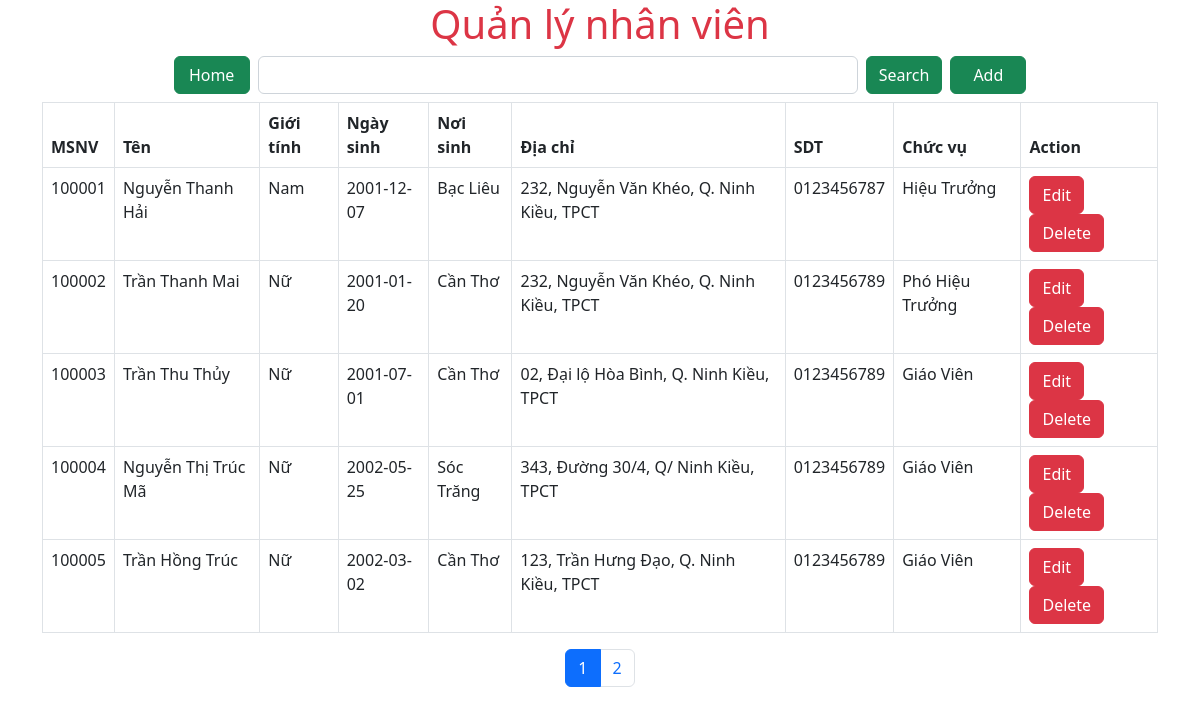
/qlns/app/Views/nhanvien/nhanvien.php, run on an earlier commit of the app's database.
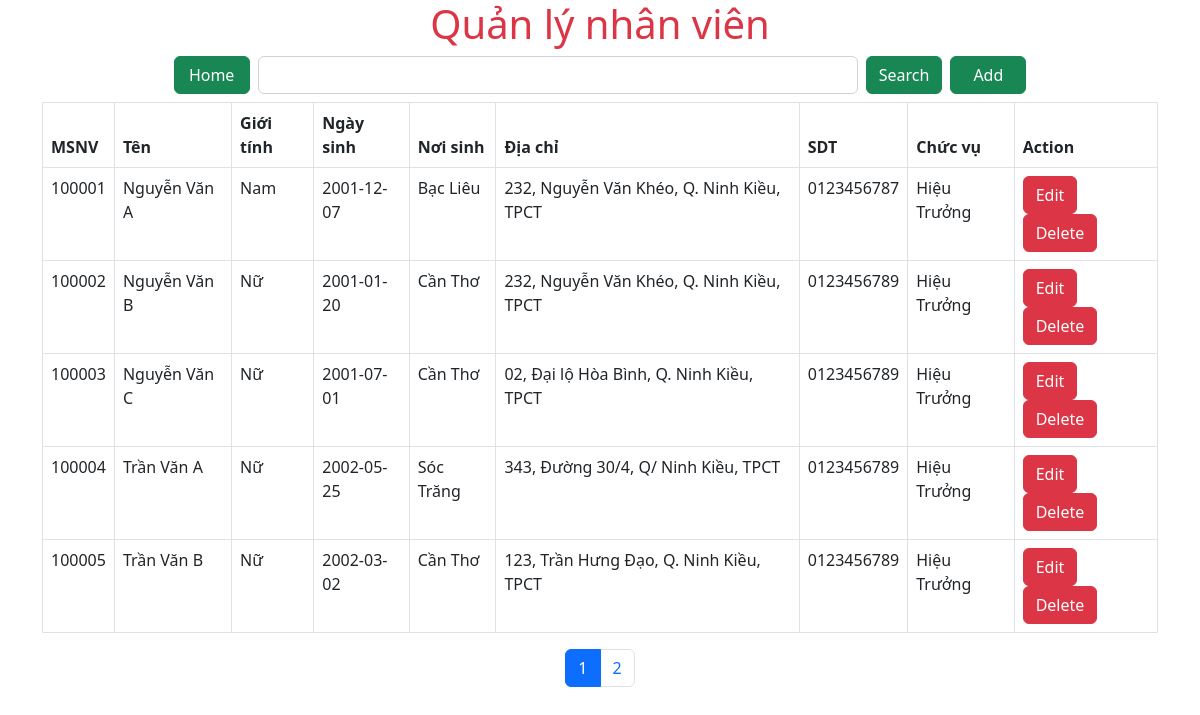
And on a later commit of the database.
### tables this page shows
CREATE TABLE `nhanvien` (
  `msnv` int(6) UNSIGNED NOT NULL,
  `hoten` varchar(45) DEFAULT NULL,
  `gioiTinh` char(3) DEFAULT NULL,
  `ngaySinh` date DEFAULT NULL,
  `noiSinh` varchar(40) DEFAULT NULL,
  `diaChi` varchar(100) DEFAULT NULL,
  `sdt` text DEFAULT NULL,
  `maCV` char(15) DEFAULT NULL
);

CREATE TABLE `chucvu` (
  `maCV` char(15) NOT NULL,
  `tenCV` varchar(50) DEFAULT NULL
);

### qlns/app/Views/nhanvien/nhanvien.php (the view, shortened to what this page needs)
<!DOCTYPE html>
<html lang="en">
<head>
    <link href="../../../public/Style/style.css" rel="stylesheet">
    <link href="https://cdn.jsdelivr.net/npm/bootstrap@5.2.1/dist/css/bootstrap.min.css" rel="stylesheet">
</head>
<body>
<div class="container">
    <h1 class="text-center text-danger" data-wow-duration="1s">Quản lý nhân viên</h1>
    <div class="d-flex mb-2 center">
        <a href="http://localhost/qlns/" class="btn btn-success me-2" style="width: 76.05px; height: 38px;">Home</a>
        <form method="POST" action="http://localhost/qlns/app/Views/nhanvien/searchNhanvien.php" class="d-flex">
            <input class="form-control me-2" name="key" style="width: 600px;">
            <button class="btn btn-success" type="submit">Search</button>
        </form>
        <a href="http://localhost/qlns/app/Views/nhanvien/addNhanvien.php" class="btn btn-success ms-2" style="width: 76.05px; height: 38px;">Add</a>
    </div>
    <table class="table table-bordered table-condensed">
        <thead>
        <tr>
            <th>MSNV</th>
            <th>Tên</th>
            <th>Giới tính</th>
            <th>Ngày sinh</th>
            <th>Nơi sinh</th>
            <th>Địa chỉ</th>
            <th>SDT</th>
            <th>Chức vụ</th>
            <th>Action</th>
        </tr>
        </thead>
        <tbody>
        <?php
        $nhanvienController = new nhanvienController();
        $conn = $nhanvienController->createPDO();
        $per_page = !empty($_GET['per_page']) && $_GET['per_page']>0 ?$_GET['per_page']:5;
        $current_page = !empty($_GET['current_page'])?$_GET['current_page']:1;
        $offset = ($current_page - 1) * $per_page;
        $sql = "SELECT nhanvien.msnv, nhanvien.hoten, nhanvien.gioiTinh, nhanvien.ngaySinh, nhanvien.noiSinh,
                                nhanvien.diaChi, nhanvien.sdt, chucvu.tenCV
                        FROM nhanvien
                        JOIN chucvu ON nhanvien.maCV = chucvu.maCV
                        ORDER BY nhanvien.msnv ASC LIMIT " . $per_page . " OFFSET " . $offset ;
        $stmt = $conn->prepare($sql);
        $stmt->execute();
        $sql1 = "SELECT * FROM nhanvien";
        $total = $conn->prepare($sql1);
        $total->execute();
        $total = $total->rowCount();
        $num_page = ceil($total/$per_page);
        while($item = $stmt-> fetch(PDO::FETCH_ASSOC)) {
            echo
                "<tr>
                    <td>" . $item['msnv'] . "</td>
                    <td>" . $item['hoten'] . "</td>
                    <td>" . $item['gioiTinh'] . "</td>
                    <td>" . $item['ngaySinh'] . "</td>
                    <td>" . $item['noiSinh'] . "</td>
                    <td>" . $item['diaChi'] . "</td>
                    <td>" . $item['sdt'] . "</td>
                    <td>" . $item['tenCV'] . "</td>
                    <td><a class='btn btn-danger' href='http://localhost/qlns/app/Views/nhanvien/editNhanvien.php/?id=" . $item['msnv'] . "&per_page=" . $per_page . "&current_page=" . $current_page . "'>Edit</a>
                        <a class='btn btn-danger' href='http://localhost/qlns/app/Views/nhanvien/deleteNhanvien.php/?id=" . $item['msnv'] . "&per_page=" . $per_page . "&current_page=" . $current_page . "'>Delete</a></td>
                </tr>";
        }
        ?>
        </tbody>
    </table>
    <ul class="pagination" style="display: flex; justify-content: center; align-items: center;">
        <?php for ($i = 1; $i <= $num_page; $i++){ ?>
            <?php if($i != $current_page){ ?>
                <li class="page-item"><a class="page-link" href="?per_page=<?= $per_page ?>&current_page=<?= $i ?>"><?= $i ?></a></li>
            <?php } else { ?>
                <li class="page-item active"><a class="page-link" href="?per_page=<?= $per_page ?>&current_page=<?= $i ?>"><?= $i ?></a></li>
            <?php } ?>
        <?php } ?>
    </ul>
</div>
</body>
</html>

What changed in the data, as far as the page shows it:
changed nhanvien "Nam": hoten "Nguyễn Thanh Hải" → "Nguyễn Văn A"
changed nhanvien id 100002: hoten "Trần Thanh Mai" → "Nguyễn Văn B"; maCV.tenCV "Phó Hiệu Trưởng" → "Hiệu Trưởng"
changed nhanvien "02, Đại lộ Hòa Bình, Q. Ninh Kiều, TPCT": hoten "Trần Thu Thủy" → "Nguyễn Văn C"; maCV.tenCV "Giáo Viên" → "Hiệu Trưởng"
changed nhanvien "Sóc Trăng": hoten "Nguyễn Thị Trúc Mã" → "Trần Văn A"; maCV.tenCV "Giáo Viên" → "Hiệu Trưởng"
changed nhanvien "123, Trần Hưng Đạo, Q. Ninh Kiều, TPCT": hoten "Trần Hồng Trúc" → "Trần Văn B"; maCV.tenCV "Giáo Viên" → "Hiệu Trưởng"
